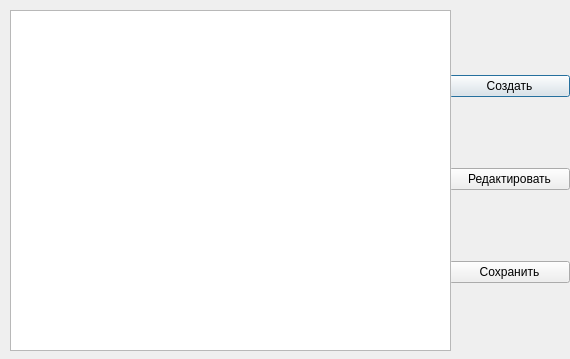
<?xml version="1.0" encoding="UTF-8"?>
<ui version="4.0">
 <class>SongListDialog</class>
 <widget class="QDialog" name="SongListDialog">
  <property name="geometry">
   <rect>
    <x>0</x>
    <y>0</y>
    <width>570</width>
    <height>359</height>
   </rect>
  </property>
  <property name="windowTitle">
   <string/>
  </property>
  <widget class="QWidget" name="gridLayoutWidget">
   <property name="geometry">
    <rect>
     <x>0</x>
     <y>0</y>
     <width>2</width>
     <height>2</height>
    </rect>
   </property>
   <layout class="QGridLayout" name="gridLayout"/>
  </widget>
  <widget class="QWidget" name="verticalLayoutWidget">
   <property name="geometry">
    <rect>
     <x>449</x>
     <y>10</y>
     <width>121</width>
     <height>341</height>
    </rect>
   </property>
   <layout class="QVBoxLayout" name="verticalLayout_2">
    <item>
     <widget class="QPushButton" name="btnCreate">
      <property name="text">
       <string>Создать</string>
      </property>
     </widget>
    </item>
    <item>
     <widget class="QPushButton" name="btnRedact">
      <property name="enabled">
       <bool>true</bool>
      </property>
      <property name="text">
       <string>Редактировать</string>
      </property>
     </widget>
    </item>
    <item>
     <widget class="QPushButton" name="btnSave">
      <property name="text">
       <string>Сохранить</string>
      </property>
     </widget>
    </item>
   </layout>
  </widget>
  <widget class="QWidget" name="verticalLayoutWidget_2">
   <property name="geometry">
    <rect>
     <x>10</x>
     <y>10</y>
     <width>441</width>
     <height>341</height>
    </rect>
   </property>
   <layout class="QVBoxLayout" name="verticalLayout_3">
    <item>
     <widget class="QTableView" name="tableView">
      <property name="editTriggers">
       <set>QAbstractItemView::AnyKeyPressed|QAbstractItemView::DoubleClicked|QAbstractItemView::EditKeyPressed</set>
      </property>
     </widget>
    </item>
   </layout>
  </widget>
 </widget>
 <resources/>
 <connections/>
</ui>
